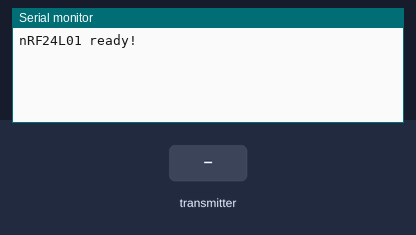
Simulated run of this sketch. Board: Arduino Uno, built with avr-gcc and run on an emulated ATmega328P. On the bench: the last lines printed to the serial monitor. The test bench sets the inputs (shaded band). No radio packets arrive unless stated.

Above: at 1.2 s.
1.3 s: the transmitter starts sending msg.0 = 0
At 1.37 s:
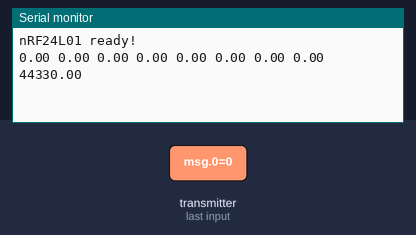
3.2 s: the transmitter starts sending msg.1 = 25
At 3.28 s:
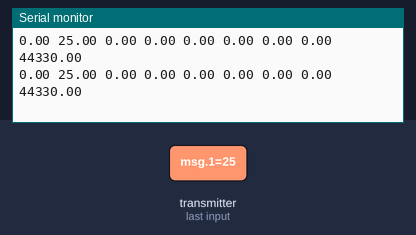
4.7 s: the transmitter starts sending msg.2 = 100
At 4.77 s:
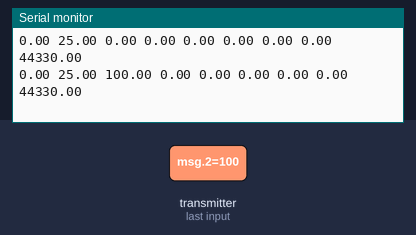
7.7 s: the transmitter starts sending msg.1 = 0
At 7.78 s:
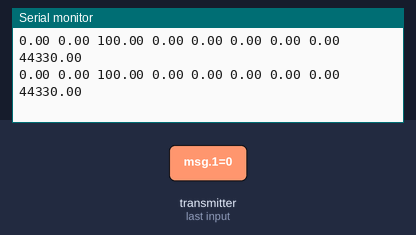

The sketch:

receive.ino
```cpp
#include <SPI.h>
#include "RF24.h"

RF24 rf24(8, 7); // CE腳, CSN腳

const byte addr[] = "00001";
const byte pipe = 1;  // 指定通道編號

float msg[8] = {0.0, 0.0, 0.0, 0.0, 0.0, 0.0, 0.0, 0.0,}; //共32byte 上限32byte
             //    h,  t1,  t2,  p1,  p2,   x,   y,   z
float Sp = 1000.0;

void setup() {
  Serial.begin(115200);
  while(!rf24.begin()){
    Serial.println("fail");
  }

  rf24.setChannel(83);  // 設定頻道編號
  rf24.setPALevel(RF24_PA_MIN);
  rf24.setDataRate(RF24_2MBPS);
  rf24.openReadingPipe(pipe, addr);  // 開啟通道和位址
  rf24.startListening();  // 開始監聽無線廣播
  Serial.println("nRF24L01 ready!");
}

void loop() {
  if (rf24.available(&pipe)) {
    rf24.read(&msg, sizeof(msg));
    for (auto &i : msg) {
      Serial.print(i);
      Serial.print(' ');
    }Serial.print(pToH(msg[3], Sp));
    Serial.print('\n');
  }
  delay(10);
}

float pToH(float p, float sp) {
  return 44330.0 * (1.0 - pow(p / sp, 0.1903));
}
```

Measured:
- after the input at 1.3 s, the serial monitor: prints a new line at once (image 1)
- after the input at 3.2 s, the serial monitor: prints a new line at once (image 2)
- after the input at 4.7 s, the serial monitor: prints a new line at once (image 3)
- after the input at 7.7 s, the serial monitor: prints a new line at once (image 4)
